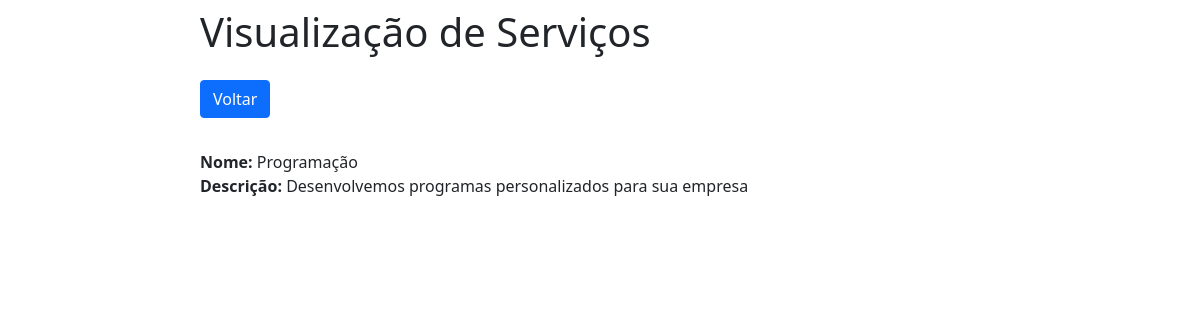
The page /servicos_view/2/ on the database as committed earlier.
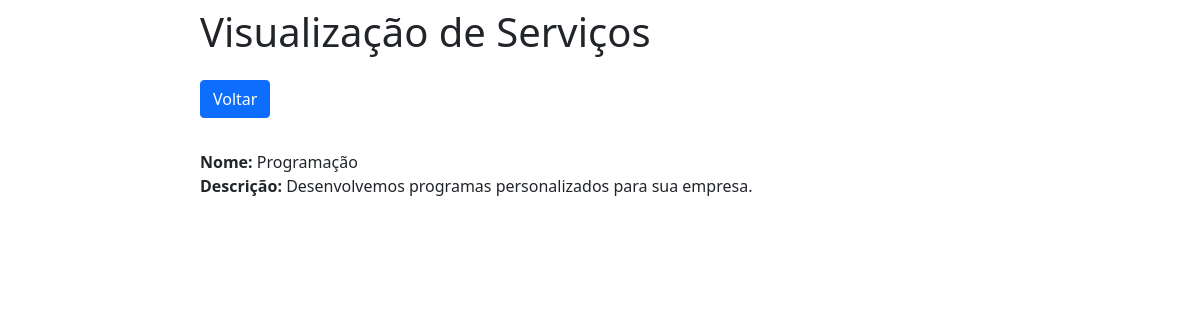
The same page on the database as committed later.
### crud/models.py (models this page shows)
class servicos(models.Model):
    nome_servico = models.CharField(max_length=30)
    descricao = models.TextField(max_length=None)

### crud/views.py (the view)
# urls.py: path('servicos_view/<int:pk>/', servicos_view, name='servicos_view'),
def servicos_view(request, pk):
    data = {}
    data['db'] = servicos.objects.get(pk=pk)
    return render(request, 'servicos_view.html', data)

### crud/templates/servicos_view.html (shortened to what this page needs)
<!DOCTYPE html>
<html lang="pt-br">
<head>
    <link href="https://cdn.jsdelivr.net/npm/bootstrap@5.1.3/dist/css/bootstrap.min.css" rel="stylesheet">
</head>
<body>
    <div class="col-8 m-auto pt-2 pb-2">
        <h1>Visualização de Serviços</h1>
    </div>
    <div class="col-8 m-auto pt-2 pb-2">
        <a href="/servicos_home" class="btn btn-primary">Voltar</a>
    </div>
    <div class="col-8 m-auto pt-4 pb-2">
        <strong>Nome: </strong>{{db.nome_servico}}<br>
        <strong>Descrição: </strong>{{db.descricao}}<br>
    </div>
</body>
</html>

Rows that differ between the two databases and show on the page:
changed servicos "Programação": descricao "Desenvolvemos programas personalizados para sua empresa" → "Desenvolvemos programas personalizados para sua empresa."
